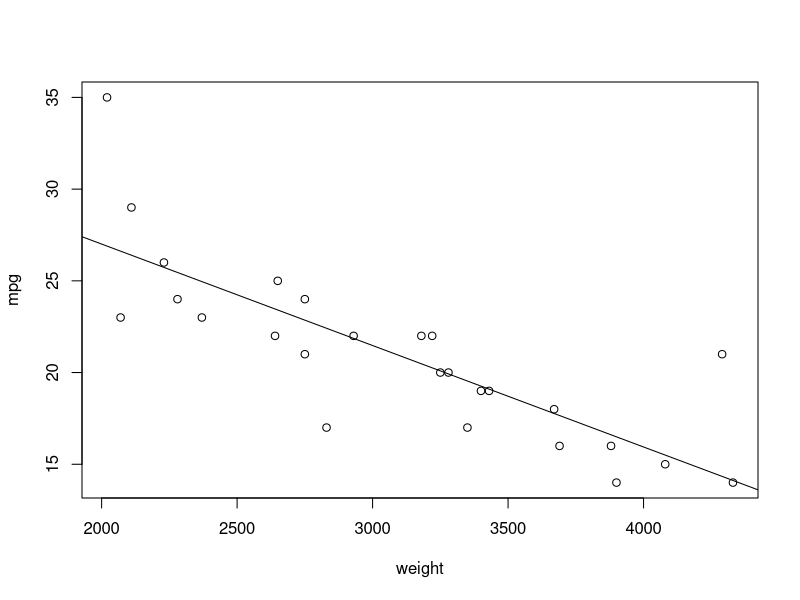

Generate this figure with R:
# read the data
mydata<-read.csv("intro_auto.csv")
attach(mydata)

#List the variables
names(mydata)

#show first lines of data
head(mydata) 
mydata[1:10,]

#Descriptive statistics
summary(mpg)
sd(mpg)
length(mpg)
summary(price)
sd(price)

#sort the data
sort(make)

#frequency tables
table(make)
table(make, foreign)

#correlation among variable
cor(price, mpg)

#t-test with a number
t.test(mpg,mu = 20)

#ANOVA equality of means of two groups 
#lm is for linear model
#dependent variable is mpg and groups are foreign and domestic given as factor
anova(lm(mpg ~factor(foreign)))

#OLS regression mpg is dependent variable and weight, length and foreign are independent variables
olsreg <- lm(mpg~weight+length+foreign)
summary(olsreg)
#plot 
plot(mpg ~ weight)
olsreg1 <- lm(mpg~weight)
abline(olsreg1)

#Redefining variables
Y <- cbind(mpg)
X <- cbind(weight,length,foreign)
summary(Y)
summary(X)
olsreg <- lm(Y~X)
summary(olsreg)
